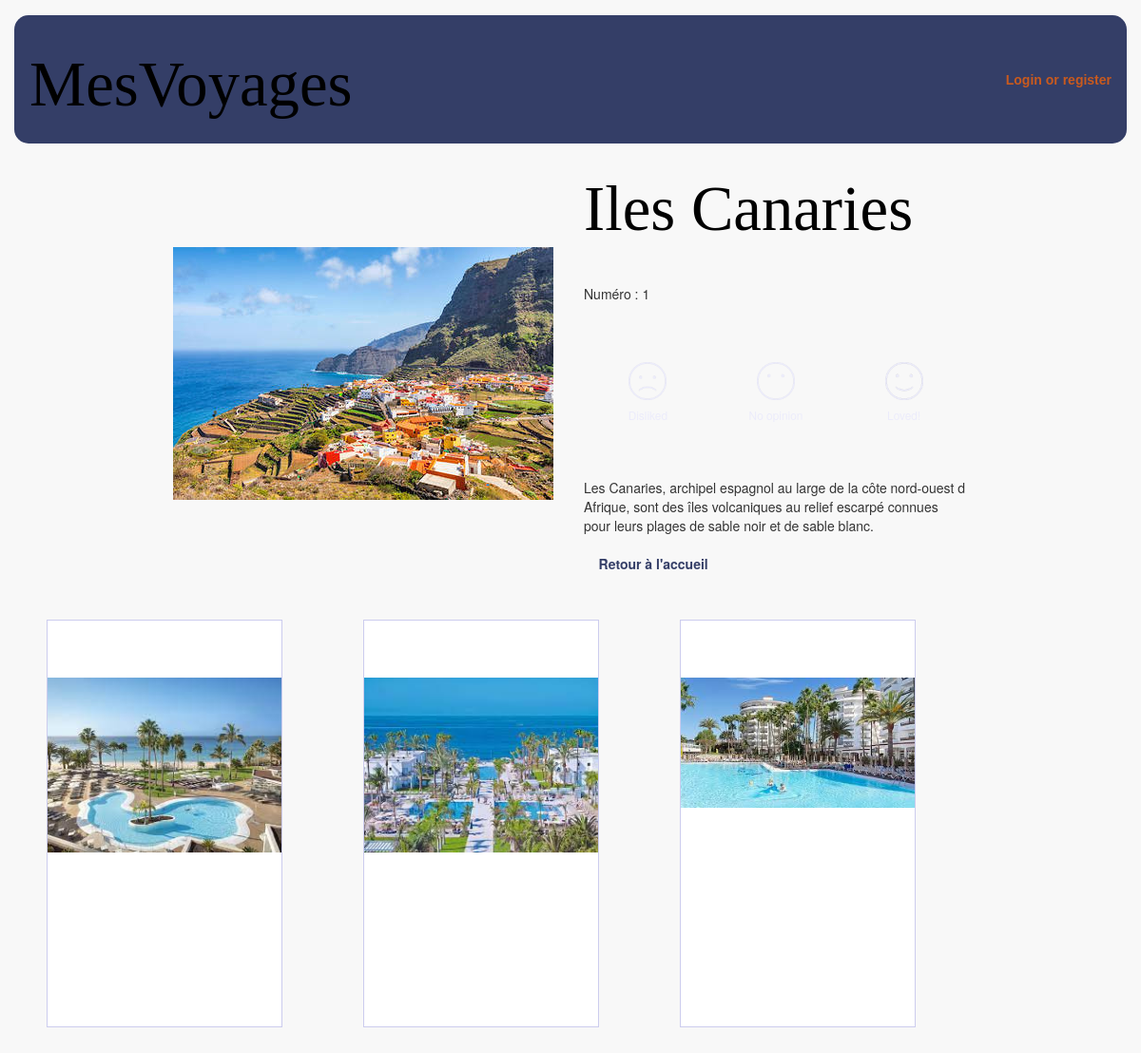
The page /movie.php?id=1 on the database its author committed.
### tables this page shows
CREATE TABLE `prestation` (
  `idPRE` int(25) NOT NULL,
  `nom` varchar(100) NOT NULL,
  `images` varchar(100) NOT NULL,
  `description` varchar(500) DEFAULT NULL,
  PRIMARY KEY (`idPRE`)
);

CREATE TABLE `hotel` (
  `idHOT` varchar(25) NOT NULL,
  `prestation_idPRE` int(25) NOT NULL,
  `nom` varchar(100) NOT NULL,
  `rating` float DEFAULT NULL,
  `image` varchar(100) DEFAULT NULL,
  `description` varchar(500) DEFAULT NULL,
  PRIMARY KEY (`idHOT`),
  KEY `prestation_idPRES` (`prestation_idPRE`)
);

### dbfonctions.php (called while the page is built, shortened)
<?php
function myConnection() {
    static $dbc = null;
    if ($dbc == null) {
        try {
            $dbc = new PDO('mysql: host=' . DB_HOST . ';dbname=' . DB_NAME . ';charset=utf8', DB_USER, DB_PASSWORD);
        } catch (PDOException $e) {
            header("Location:error.php?message=".$e->getMessage());
        }
    }
    return $dbc;
}
function getOnePays($idPRE) {
    try {
        $request = myConnection()->prepare("SELECT * FROM prestation WHERE idPRE = :idPRE");
        $request->bindParam(':idPRE', $idPRE, PDO::PARAM_STR);
        $request->execute();
    } catch (PDOException $e) {
        header("Location:error.php?message=".$e->getMessage());
    }
    return $request->fetch(PDO::FETCH_ASSOC);
}
function getHotelPRE($idPRE) {
    try {
        $request = myConnection()->prepare("SELECT * FROM hotel where prestation_idPRE = :idPRE");
        $request->bindParam(':idPRE', $idPRE, PDO::PARAM_STR);
        $request->execute();
    } catch (PDOException $e) {
        header("Location:error.php?message=".$e->getMessage());
    }
    return $request->fetchAll(PDO::FETCH_ASSOC);
}

### movie.php (the view, shortened to what this page needs)
<?php
$idUser   = (isset($_SESSION["idUSER"])) ? $_SESSION(["idUSER"])              :0;
$idPRE   = (isset($_GET["id"]))         ? $_GET["id"]                        :0;
include('header.php');
$pays  = getOnePays($idPRE);
if ($idUser > 0) {
  if (isset($_GET["ranking"])) {
    $ranking = $_GET["ranking"];
    switch($ranking) {
      case -1:
      case 0:
      case 1:
      case 99:
      setFeedback($idUser, $idPRE, $ranking);
      $feedback = $ranking;
      break;
      default:
      $feedback = getFeedback($idUser, $idPRE);
      break;
    }
  } else {
    $feedback = getFeedback($idUser, $idPRE);
  }
} else {
  $feedback = 99;
}
?>
<table class="jacket table-bordered">
  <tr class="gradeA">
    <td rowspan="4">
        <img src="<?= $pays["images"] ?>" class="prestation">
    </td>
    <td>
      <h1 class="info">
          <?= $pays["nom"] ?>
      </h1>
    </td>
  </tr>
  <tr class="gradeA">
    <td class="info">
      Numéro : <?= $pays["idPRE"] ?><br><br>
    </td>
  </tr>
  <?php if ($idUser > 0): ?>
    <tr class="gradeA ranking">
      <td>
        <table>
          <tr>
            <td valign="middle" class="icons">
              <?php if ($feedback != -1): ?>
                <a href="movie.php?id=<?= $pays['idPRE'] ?>&ranking=-1&title=<?= $_GET['nom'] ?>">
                  <img class="icons" src="ressources/sad-face-outline-unselected.png">
                </a><br>
                <small class="unselected">Disliked</small>
              <?php else : ?>
                <a href="movie.php?id=<?= $pays['idPRE'] ?>&ranking=99&title=<?= $_GET['nom'] ?>">
                  <img class="icons" src="ressources/sad-face-outline-selected.png">
                </a><br>
                <small class="selected">Disliked</small>
              <?php endif; ?>
            </td>
            <td valign="middle" class="icons">
              <?php if ($feedback != 0): ?>
                <a href="movie.php?id=<?= $pays['idPRE'] ?>&ranking=0&title=<?= $_GET['nom'] ?>">
                  <img class="icons" src="ressources/silent-emoticon-face-with-missed-mouth-symbol-of-stroke-unselected.png">
                </a><br>
                <small class="unselected">No opinion</small>
              <?php else : ?>
                <a href="movie.php?id=<?= $pays['idPRE'] ?>&ranking=99&title=<?= $_GET['nom'] ?>">
                  <img class="icons" src="ressources/silent-emoticon-face-with-missed-mouth-symbol-of-stroke-selected.png">
                </a><br>
                <small class="selected">No opinion</small>
              <?php endif; ?>
            </td>
            <td valign="middle" class="icons">
              <?php if ($feedback != 1): ?>
                <a href="movie.php?id=<?= $pays['idPRE'] ?>&ranking=1&title=<?= $_GET['nom'] ?>">
                  <img class="icons" src="ressources/smiling-emoticon-face-unselected.png">
                </a><br>
                <small class="unselected">Loved!</small>
              <?php else : ?>
                <a href="movie.php?id=<?= $pays['idPRE'] ?>&ranking=99&title=<?= $_GET['nom'] ?>">
                  <img class="icons" src="ressources/smiling-emoticon-face-selected.png">
                </a><br>
                <small class="selected">Loved!</small>
              <?php endif; ?>
            </td>
          </tr>
        </table>
      </td>
    </tr>
  <?php else: ?>
    <tr class="gradeA ranking">
      <td>
        <table>
          <tr>
            <td valign="middle" class="icons">
              <a href="login.php">
                <img class="icons" src="ressources/sad-face-outline-unselected.png">
              </a><br>
              <small class="unselected">Disliked</small>
            </td>
            <td valign="middle" class="icons">
              <a href="login.php">
                <img class="icons" src="ressources/silent-emoticon-face-with-missed-mouth-symbol-of-stroke-unselected.png">
              </a><br>
              <small class="unselected">No opinion</small>
            </td>
            <td valign="middle" class="icons">
              <a href="login.php">
                <img class="icons" src="ressources/smiling-emoticon-face-unselected.png">
              </a><br>
              <small class="unselected">Loved!</small>
            </td>
          </tr>
        </table>
      </td>
    </tr>
  <?php endif; ?>
  <tr class="gradeA">
    <td class="info">
      <br><?= $pays["description"] ?><br>
      <br>
      &nbsp;&nbsp;&nbsp;&nbsp;<a href="index.php">Retour à l'accueil</a>&nbsp;&nbsp;&nbsp;&nbsp;
    </td>
  </tr>
</table>
<?php foreach (getHotelPRE($idPRE) as $hotel): ?>
<div class='cartouche'>
  <div class='card'>
    <div class='data'>
    </div>
    <div class='pict'>
      <a href="hotel.php?id=<?= $hotel['idHOT'] ?>&nom=<?= htmlentities($hotel['nom']) ?>"><img src="<?= $hotel['image'] ?>" alt="<?= $hotel['nom'] ?>"></a>
    </div>
  </div>
</div>
<?php endforeach; ?>
<?php include('footer.php'); ?>

### header.php (shortened to what this page needs)
<?php
  require 'dbfonctions.php';
?>
<!DOCTYPE html>
<html>
  <head>
    <link href="bootstrap/vendor/bootstrap/css/bootstrap.css" rel="stylesheet">
    <link href="bootstrap/vendor/metisMenu/metisMenu.css" rel="stylesheet">
    <link href="bootstrap/vendor/datatables-responsive/dataTables.responsive.css" rel="stylesheet">
    <link href="bootstrap/dist/css/sb-admin-2.css" rel="stylesheet">
    <link href="bootstrap/vendor/font-awesome/css/font-awesome.min.css" rel="stylesheet" type="text/css">
    <link rel="stylesheet" type="text/css" href="style.css">
  </head>
  <body>
    <div class="col-lg-12">
      <header>
        <table>
          <tr>
            <td>
            <td>
              <h1>MesVoyages</h1>
            </td>
            <td>
              <nav>
                <?php if (isset($_SESSION["idUSER"]) && $_SESSION["idUSER"] > 0): ?>
                  <a href="logout.php"><?= $_SESSION["message"] ?></a><br>
                <?php else: ?>
                  <a href="login.php"><?= empty($_SESSION["message"])?"Login or register":$_SESSION["message"] ?></a><br>
                <?php endif; ?>
              </nav>
            </td>
          </tr>
        </table>
      </header>

### footer.php (shortened to what this page needs)
    </div>
  </body>
</html>

### style.css (style rules this page uses)
header { padding: 16px; margin-top: 16px; background-color: rgb(52,62,103); border-radius: 15px; font-family: arial; }
h1 { font-size: 50pt; font-family: Impact; color: black; }
nav { text-align: right; }
nav a { color: rgb(201,90,30); font-weight: bold; }
.cartouche { width: 261px; display: inline-block; margin: 17px 34px 34px 34px; }
.card { width: 248px; height: 429px; background-color: #FFFFFF; border: 1px solid #CCCCEE; text-align: center; }
.data { width: 248px; height: 60px; line-height: 60px; overflow: hidden; font-size: 14pt; }
.pict { height: 369px; padding-bottom: 17px; overflow: hidden; }
.pict img { width: 246px; }
table { width: 100%; border-collapse: collapse; }
table, tr, td { border: none !important; }
a { color: rgb(52,62,103); text-decoration: none; font-weight: bold; }
.jacket { width: 900px; margin: auto; border-collapse: separate; border-spacing: 32px; }
.info { vertical-align: top; margin-top: 0px; }
.icons { text-align: center; margin: auto; width: 50px; padding: 5px; }
.unselected { color: #ECECFB; }

### rows shown on the page
prestation: images (picture), nom "Iles Canaries", idPRE "1", description "Les Canaries, archipel espagnol au large de la côte nord-ouest d Afrique, sont des îles volcaniques au relief escarpé connues pour leurs plages de sable noir et de sable blanc."
hotel: image+nom (picture)
hotel: image+nom (picture)
hotel: image+nom (picture)
